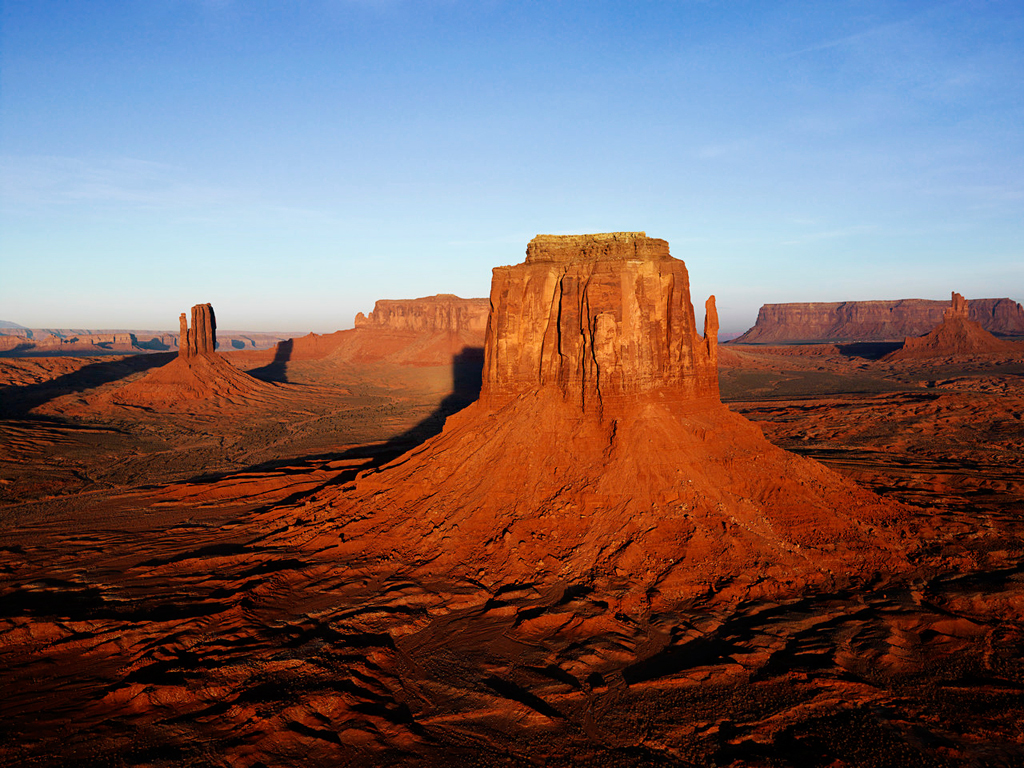
#> input picture python/CV/test.jpg, 1024 x 768 px
$ python cvtest.py
#> lines starting #> are read from the running program, lines starting #| are printed output that depends on the picture; after the words box and inside, x2 and y2 are one past the last pixel; in counts of white or black regions, pixels touching at a corner belong together
# -*- coding : utf-8 -*-
import cv2 as cv

def test():
    img = cv.imread('./test.jpg')
#> img is the input picture: shape (768, 1024, 3); mean B, G, R 100.1, 99.2, 119.4
    newImg = img
    # 设定窗口
    cv.namedWindow('Image',cv.WINDOW_NORMAL)
    cv.imshow('Image',img)

    print(img.shape)
#| (768, 1024, 3)
    print(img.dtype)
#| uint8

    width = img.shape[0]
#> width = 768
    height = img.shape[1]
#> height = 1024
    print(width,height)
#| 768 1024
    cv.putText(newImg,'hello',(100,100),cv.FONT_HERSHEY_COMPLEX,3,(255,255,255),10)
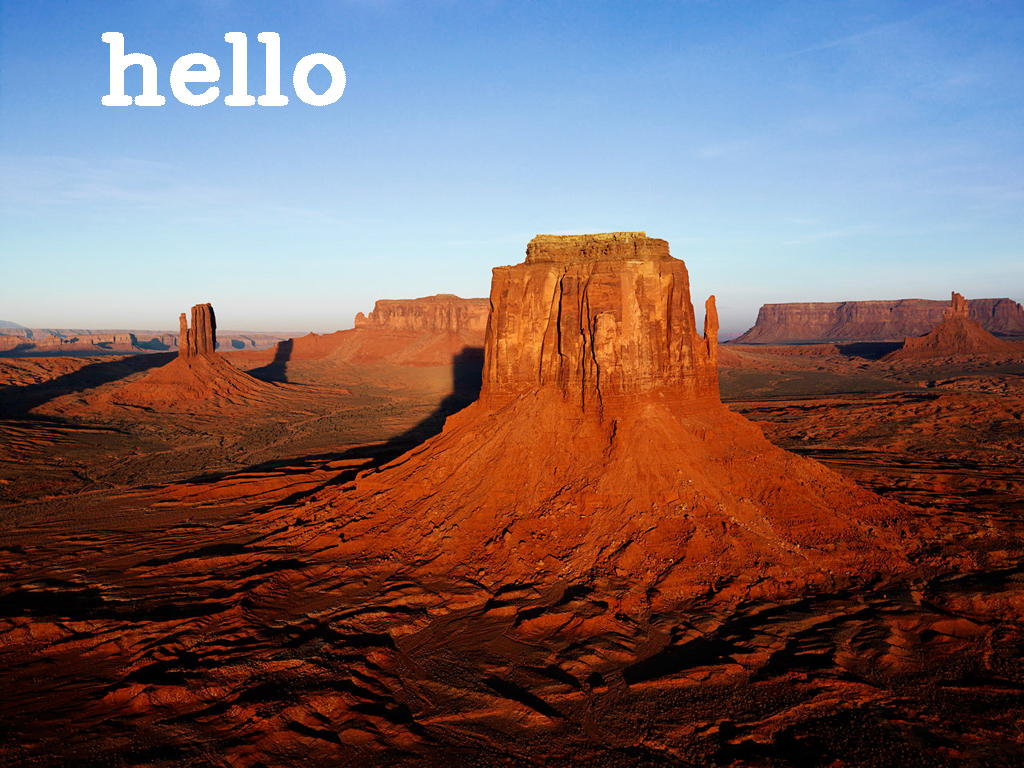
#> newImg: shape (768, 1024, 3); 1.05% of pixels changed, all inside (x1, y1, x2, y2) = (101, 32, 346, 106)
    # 等待IO
    key = cv.waitKey(0)
#> (key e is pressed here)
    if key == 27:
        cv.destroyAllWindows()

    elif key == ord('s'):
        # 保存图像
        cv.imwrite('newtest.png',newImg)
        print("保存完毕!\n")

    elif key == ord('m'):
        # 放大图像
        res = cv.resize(img,(2*width,2*height),interpolation=cv.INTER_CUBIC)
        cv.imwrite('scaleImg.png',res)
        print("保存完毕!\n")

    elif key == ord('e'):
        # 边缘提取
        img_gray = cv.cvtColor(img,cv.COLOR_BGR2GRAY)
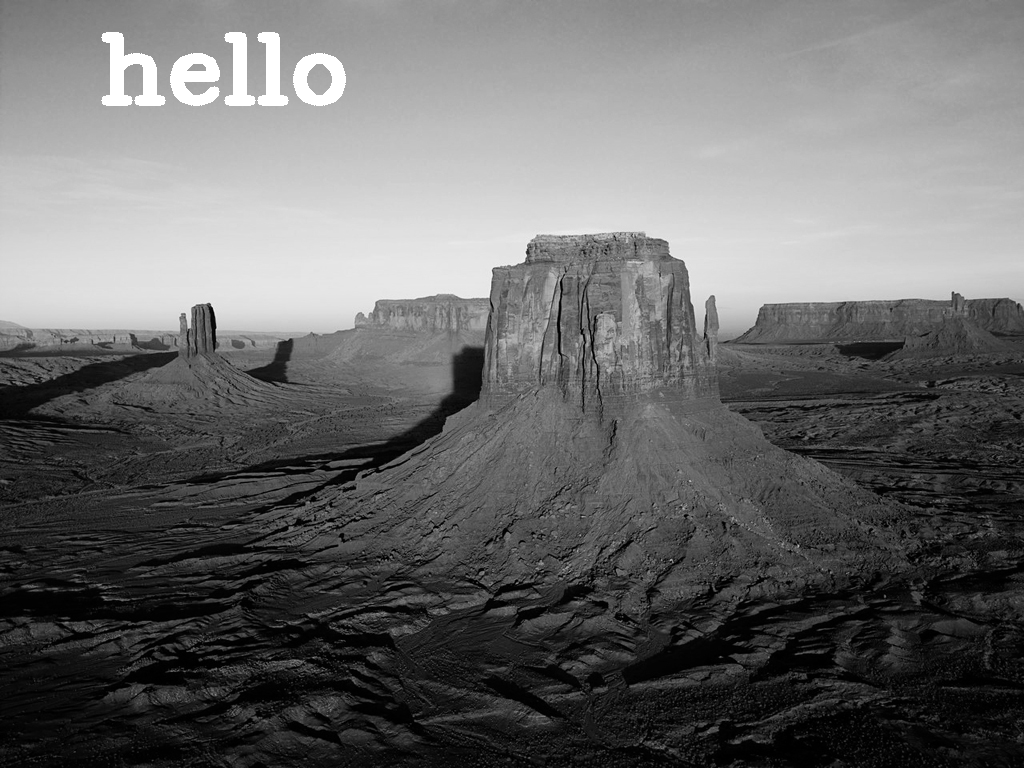
#> img_gray: shape (768, 1024); min 0, max 255, mean 106.3
        img_gb = cv.GaussianBlur(img_gray,(5,5),0)
        edges = cv.Canny(img_gray,100,200)
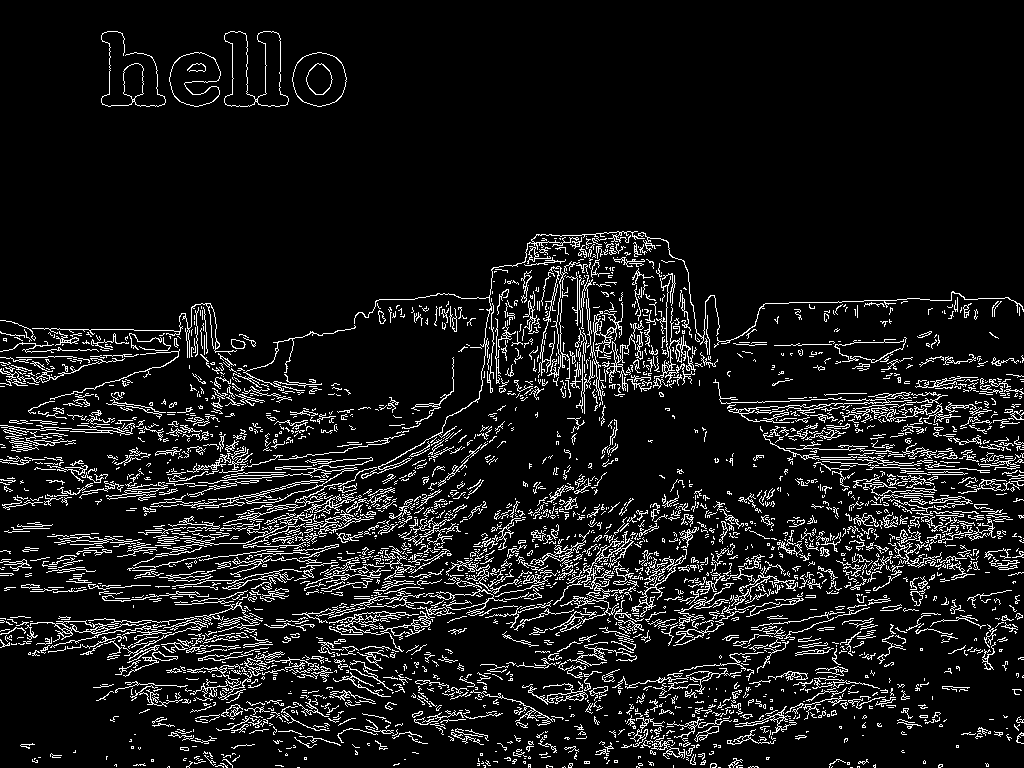
#> edges: shape (768, 1024); 9.2% white in thin lines or dots
        cv.imshow('edge',edges)
        cv.imwrite('edges.png',edges)
        cv.waitKey(0)
        cv.destroyAllWindows()

    elif key == ord('b'):
        # 图像信息二值化
        th=100
        ret,binary1=cv.threshold(img,th,255,cv.THRESH_BINARY_INV)
        ret,binary2=cv.threshold(img,th,255,cv.THRESH_BINARY)
        ret,binary3=cv.threshold(img,th,255,cv.THRESH_TRUNC)
        ret,binary4=cv.threshold(img,th,255,cv.THRESH_TOZERO)
        ret,binary5=cv.threshold(img,th,255,cv.THRESH_TOZERO_INV)
        #ret,binary6=cv.threshold(img,th,255,cv.THRESH_OTSU)
        #ret,binary7=cv.threshold(img,th,255,cv.THRESH_TRIANGLE)

        cv.imshow("THRESH_BINARY_INV",binary1)
        cv.imshow("THRESH_BINARY",binary2)
        cv.imshow("THRESH_TRUNC",binary3)
        cv.imshow("THRESH_TOZERO",binary4)
        cv.imshow("THRESH_TOZERO_INV",binary5)
        #cv.imshow("THRESH_OTSU",binary6)
        #cv.imshow("THRESH_TRIANGLE",binary7)
        cv.waitKey(0)
        cv.destroyAllWindows()


if __name__ == '__main__':
    test()
